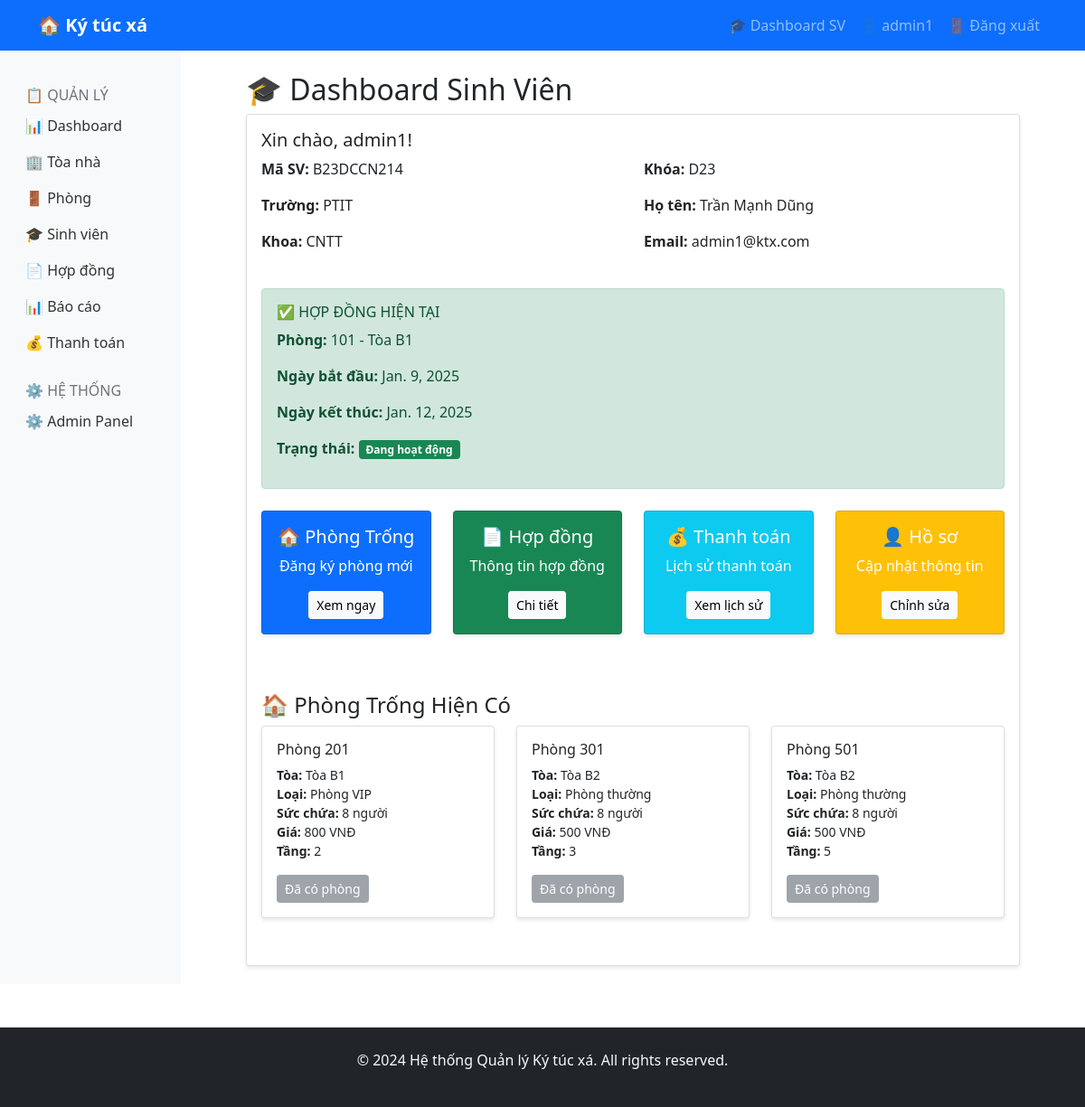
The page /student/dashboard/ (signed in) on the database its author committed.
### accounts/models.py (models this page shows, shortened)
class CustomUser(AbstractUser):
    USER_TYPE_CHOICES = (
        ('student', 'Sinh viên'),
        ('manager', 'Quản lý'),
        ('staff', 'Nhân viên'),
    )
    user_type = models.CharField(max_length=10, choices=USER_TYPE_CHOICES, default='student')
    phone = models.CharField(max_length=15, blank=True)
    address = models.TextField(blank=True)
    date_of_birth = models.DateField(null=True, blank=True)
    avatar = models.ImageField(upload_to='avatars/', null=True, blank=True)

### dormitory/models.py (models this page shows, shortened)
class Student(models.Model):
    user = models.OneToOneField(CustomUser, on_delete=models.CASCADE)
    student_id = models.CharField(max_length=20, unique=True)
    university = models.CharField(max_length=200)
    faculty = models.CharField(max_length=100)
    course = models.CharField(max_length=50)
    full_name = models.CharField(max_length=100, blank=True)
    date_of_birth = models.DateField(null=True, blank=True)

class Contract(models.Model):
    contract_number = models.CharField(max_length=20, unique=True)
    student = models.ForeignKey(Student, on_delete=models.CASCADE)
    room = models.ForeignKey(Room, on_delete=models.CASCADE)
    start_date = models.DateField()
    end_date = models.DateField()
    deposit = models.DecimalField(max_digits=10, decimal_places=2)
    status_choices = (
        ('active', 'Đang hoạt động'),
        ('expired', 'Đã hết hạn'),
        ('terminated', 'Đã chấm dứt'),
    )
    status = models.CharField(max_length=20, choices=status_choices, default='active')
    created_at = models.DateTimeField(auto_now_add=True)

class Room(models.Model):
    room_number = models.CharField(max_length=10)
    building = models.ForeignKey(Building, on_delete=models.CASCADE)
    room_type = models.ForeignKey(RoomType, on_delete=models.CASCADE)
    floor = models.IntegerField()
    status_choices = (
        ('available', 'Còn trống'),
        ('occupied', 'Đã thuê'),
        ('maintenance', 'Bảo trì'),
    )
    status = models.CharField(max_length=20, choices=status_choices, default='available')
    notes = models.TextField(blank=True)
    class Meta:
        unique_together = ['building', 'room_number']

class Building(models.Model):
    name = models.CharField(max_length=100)
    address = models.TextField()
    total_floors = models.IntegerField()
    description = models.TextField(blank=True)
    created_at = models.DateTimeField(auto_now_add=True)

class RoomType(models.Model):
    name = models.CharField(max_length=100)  # Phòng đơn, đôi, tập thể
    capacity = models.IntegerField()
    price_per_month = models.DecimalField(max_digits=10, decimal_places=2)
    description = models.TextField(blank=True)

### dormitory/views.py (the view)
# urls.py: path('student/dashboard/', views.student_dashboard, name='student_dashboard'),
@login_required
@login_required
def student_dashboard(request):
    if request.user.user_type != 'student':
        messages.error(request, "Bạn không có quyền truy cập trang này")
        return redirect('home')
    try:
        student = Student.objects.get(user=request.user)
        current_contract = Contract.objects.filter(
            student=student,
            status='active'
        ).first()
        available_rooms = Room.objects.filter(
            status='available'
        ).select_related('building', 'room_type')
        context = {
            'student': student,
            'current_contract': current_contract,
            'available_rooms': available_rooms,
        }
        return render(request, 'dormitory/student_dashboard.html', context)
    except Student.DoesNotExist:
        return redirect('complete_profile')

### dormitory/templates/dormitory/student_dashboard.html (shortened to what this page needs)
{% extends 'base.html' %}
{% block content %}
<div class="container">
    <div class="row">
        <div class="col-md-12">
            <h2>🎓 Dashboard Sinh Viên</h2>
            <div class="card">
                <div class="card-body">
                    <h5 class="card-title">Xin chào, {{ user.username }}!</h5>
                    {% if student %}
                    <div class="row mb-4">
                        <div class="col-md-6">
                            <p><strong>Mã SV:</strong> {{ student.student_id }}</p>
                            <p><strong>Trường:</strong> {{ student.university }}</p>
                            <p><strong>Khoa:</strong> {{ student.faculty }}</p>
                        </div>
                        <div class="col-md-6">
                            <p><strong>Khóa:</strong> {{ student.course }}</p>
                            <p><strong>Họ tên:</strong> {{ student.full_name|default:user.get_full_name }}</p>
                            <p><strong>Email:</strong> {{ user.email }}</p>
                        </div>
                    </div>
                    {% endif %}
                    {% if current_contract %}
                    <div class="alert alert-success">
                        <h6>✅ HỢP ĐỒNG HIỆN TẠI</h6>
                        <p><strong>Phòng:</strong> {{ current_contract.room.room_number }} - {{ current_contract.room.building.name }}</p>
                        <p><strong>Ngày bắt đầu:</strong> {{ current_contract.start_date }}</p>
                        <p><strong>Ngày kết thúc:</strong> {{ current_contract.end_date }}</p>
                        <p><strong>Trạng thái:</strong>
                            <span class="badge bg-success">{{ current_contract.get_status_display }}</span>
                        </p>
                    </div>
                    {% else %}
                    <div class="alert alert-warning">
                        <h6>⚠️ CHƯA CÓ HỢP ĐỒNG</h6>
                        <p>Bạn chưa có hợp đồng phòng nào. Hãy đăng ký phòng ngay!</p>
                    </div>
                    {% endif %}
                    <div class="row mt-4">
                        <div class="col-md-3">
                            <div class="card text-white bg-primary mb-3">
                                <div class="card-body text-center">
                                    <h5 class="card-title">🏠 Phòng Trống</h5>
                                    <p class="card-text">Đăng ký phòng mới</p>
                                    <a href="#available-rooms" class="btn btn-light btn-sm">Xem ngay</a>
                                </div>
                            </div>
                        </div>
                        <div class="col-md-3">
                            <div class="card text-white bg-success mb-3">
                                <div class="card-body text-center">
                                    <h5 class="card-title">📄 Hợp đồng</h5>
                                    <p class="card-text">Thông tin hợp đồng</p>
                                    <a href="#" class="btn btn-light btn-sm">Chi tiết</a>
                                </div>
                            </div>
                        </div>
                        <div class="col-md-3">
                            <div class="card text-white bg-info mb-3">
                                <div class="card-body text-center">
                                    <h5 class="card-title">💰 Thanh toán</h5>
                                    <p class="card-text">Lịch sử thanh toán</p>
                                    <a href="#" class="btn btn-light btn-sm">Xem lịch sử</a>
                                </div>
                            </div>
                        </div>
                        <div class="col-md-3">
                            <div class="card text-white bg-warning mb-3">
                                <div class="card-body text-center">
                                    <h5 class="card-title">👤 Hồ sơ</h5>
                                    <p class="card-text">Cập nhật thông tin</p>
                                    <a href="#" class="btn btn-light btn-sm">Chỉnh sửa</a>
                                </div>
                            </div>
                        </div>
                    </div>
                    <div id="available-rooms" class="mt-5">
                        <h4>🏠 Phòng Trống Hiện Có</h4>
                        {% if available_rooms %}
                        <div class="row">
                            {% for room in available_rooms %}
                            <div class="col-md-4 mb-3">
                                <div class="card">
                                    <div class="card-body">
                                        <h6 class="card-title">Phòng {{ room.room_number }}</h6>
                                        <p class="card-text small">
                                            <strong>Tòa:</strong> {{ room.building.name }}<br>
                                            <strong>Loại:</strong> {{ room.room_type.name }}<br>
                                            <strong>Sức chứa:</strong> {{ room.room_type.capacity }} người<br>
                                            <strong>Giá:</strong> {{ room.room_type.price_per_month|floatformat:0 }} VNĐ<br>
                                            <strong>Tầng:</strong> {{ room.floor }}
                                        </p>
                                        {% if not current_contract %}
                                        <a href="{% url 'room_booking' room.id %}" class="btn btn-primary btn-sm">Đăng ký ngay</a>
                                        {% else %}
                                        <button class="btn btn-secondary btn-sm" disabled>Đã có phòng</button>
                                        {% endif %}
                                    </div>
                                </div>
                            </div>
                            {% endfor %}
                        </div>
                        {% else %}
                        <div class="alert alert-info">
                            Hiện không có phòng trống nào.
                        </div>
                        {% endif %}
                    </div>
                </div>
            </div>
        </div>
    </div>
</div>
{% endblock %}

### templates/base.html (shortened to what this page needs)
<!DOCTYPE html>
<html lang="vi">
  <head>
    <link
      href="https://cdn.jsdelivr.net/npm/bootstrap@5.1.3/dist/css/bootstrap.min.css"
      rel="stylesheet"
    />
  </head>
  <body>
    <nav class="navbar navbar-expand-lg navbar-dark bg-primary">
      <div class="container">
        <a class="navbar-brand" href="{% url 'home' %}">🏠 Ký túc xá</a>
        <div class="collapse navbar-collapse" id="navbarNav">
          <div class="navbar-nav ms-auto">
            {% if user.is_authenticated %}
              {% if user.user_type == 'student' %}
              <a class="nav-link" href="/student/dashboard/">🎓 Dashboard SV</a>
              <a class="nav-link" href="#">👤 {{ user.username }}</a>
              {% else %}
              <a class="nav-link" href="/dashboard/">📊 Dashboard</a>
              <a class="nav-link" href="/admin/">⚙️ Admin</a>
              <a class="nav-link" href="#">👤 {{ user.username }}</a>
              {% endif %}
              <a class="nav-link" href="/accounts/logout/">🚪 Đăng xuất</a>
            {% else %}
            <a class="nav-link" href="/accounts/login/">🔐 Đăng nhập SV</a>
            <a class="nav-link" href="/student/register/">📝 Đăng ký SV</a>
            <a class="nav-link" href="/admin/">⚙️ Quản lý</a>
            {% endif %}
          </div>
        </div>
      </div>
    </nav>
    <div class="container-fluid">
      <div class="row">
        {% if user.is_authenticated and user.user_type == 'manager' or user.user_type == 'staff' or user.is_staff %}
        <nav class="col-md-3 col-lg-2 d-md-block sidebar collapse bg-light">
          <div class="position-sticky pt-3">
            <h6
              class="sidebar-heading d-flex justify-content-between align-items-center px-3 mt-4 mb-1 text-muted"
            >
              <span>📋 QUẢN LÝ</span>
            </h6>
            <ul class="nav flex-column">
              <li class="nav-item">
                <a class="nav-link" href="/dashboard/">
                  📊 Dashboard
                </a>
              </li>
              <li class="nav-item">
                <a class="nav-link" href="/buildings/">
                  🏢 Tòa nhà
                </a>
              </li>
              <li class="nav-item">
                <a class="nav-link" href="/rooms/"> 🚪 Phòng </a>
              </li>
              <li class="nav-item">
                <a class="nav-link" href="/students/">
                  🎓 Sinh viên
                </a>
              </li>
              <li class="nav-item">
                <a class="nav-link" href="/contracts/">
                  📄 Hợp đồng
                </a>
              </li>
              <li class="nav-item">
                <a class="nav-link" href="/reports/"> 📊 Báo cáo </a>
              </li>
              <li class="nav-item">
                <a class="nav-link" href="/payments/">
                  💰 Thanh toán
                </a>
              </li>
            </ul>
            <h6
              class="sidebar-heading d-flex justify-content-between align-items-center px-3 mt-4 mb-1 text-muted"
            >
              <span>⚙️ HỆ THỐNG</span>
            </h6>
            <ul class="nav flex-column mb-2">
              <li class="nav-item">
                <a class="nav-link" href="/admin/"> ⚙️ Admin Panel </a>
              </li>
            </ul>
          </div>
        </nav>
        {% endif %}
        <main class="col-md-9 ms-sm-auto col-lg-10 px-md-4">
          <div class="container mt-4">
            {% block content %}
            {% endblock %}
          </div>
        </main>
      </div>
    </div>
    <footer class="bg-dark text-light mt-5 py-4">
      <div class="container text-center">
        <p>&copy; 2024 Hệ thống Quản lý Ký túc xá. All rights reserved.</p>
      </div>
    </footer>
  </body>
</html>

### templates/base.html (style rules this page uses)
.navbar-brand { font-weight: bold; }
.card { box-shadow: 0 2px 4px rgba(0, 0, 0, 0.1); margin-bottom: 20px; }
.sidebar { background-color: #f8f9fa; min-height: 100vh; }
.nav-link { color: #333; }

### rows shown on the page
CustomUser: username "admin1", email "admin1@ktx.com"
Student: student_id "B23DCCN214", university "PTIT", faculty "CNTT", course "D23", full_name "Trần Mạnh Dũng"
Contract: room.room_number "101", room.building.name "Tòa B1", start_date "Jan. 9, 2025", end_date "Jan. 12, 2025", status "Đang hoạt động"
Room: room_number "201", building.name "Tòa B1", room_type.name "Phòng VIP", room_type.capacity "8", room_type.price_per_month "800", floor "2"
Room: room_number "301", building.name "Tòa B2", room_type.name "Phòng thường", room_type.capacity "8", room_type.price_per_month "500", floor "3"
Room: room_number "501", building.name "Tòa B2", room_type.name "Phòng thường", room_type.capacity "8", room_type.price_per_month "500", floor "5"
